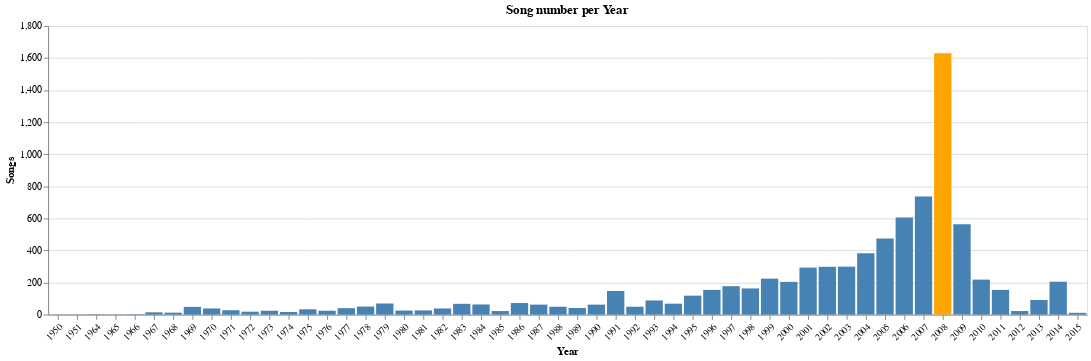

Write notebook code for a chart like this one.
### Markdown cell above
And finally let's plot them on an Altair chart, and highlight the year with most songs.

### Code cell
top_year = songs_per_year.top_k(1, by="Songs").to_numpy()[0][0]
alt.Chart(songs_per_year, title="Song Count per Year").mark_bar().encode(
    x=alt.X("Year:O", axis=alt.Axis(labelAngle=-45)),
    y="Songs:Q",
    color=alt.condition(
        alt.datum.Year == top_year,
        alt.value('orange'),
        alt.value('steelblue')
    )
)

### Figure 1 — Vega-Lite specification as saved in the notebook (floating-point values rounded to 4 significant figures)
{"config": {"view": {"continuousWidth": 300, "continuousHeight": 300}}, "data": {"name": "data-24131627061abe6231d52b25d219649c"}, "mark": {"type": "bar"}, "encoding": {"color": {"condition": {"test": "(datum.Year === 2008)", "value": "orange"}, "value": "steelblue"}, "x": {"axis": {"labelAngle": -45}, "field": "Year", "type": "ordinal"}, "y": {"field": "Songs", "type": "quantitative"}}, "title": "Song number per Year", "$schema": "https://vega.github.io/schema/vega-lite/v5.14.1.json", "datasets": {"data-24131627061abe6231d52b25d219649c": [{"Year": 1950, "Songs": 1}, {"Year": 1951, "Songs": 1}, {"Year": 1964, "Songs": 2}, {"Year": 1965, "Songs": 1}, {"Year": 1966, "Songs": 2}, {"Year": 1967, "Songs": 14}, {"Year": 1968, "Songs": 12}, {"Year": 1969, "Songs": 48}, {"Year": 1970, "Songs": 38}, {"Year": 1971, "Songs": 27}, {"Year": 1972, "Songs": 18}, {"Year": 1973, "Songs": 24}, {"Year": 1974, "Songs": 16}, {"Year": 1975, "Songs": 33}, {"Year": 1976, "Songs": 24}, {"Year": 1977, "Songs": 40}, {"Year": 1978, "Songs": 50}, {"Year": 1979, "Songs": 69}, {"Year": 1980, "Songs": 25}, {"Year": 1981, "Songs": 26}, {"Year": 1982, "Songs": 38}, {"Year": 1983, "Songs": 67}, {"Year": 1984, "Songs": 63}, {"Year": 1985, "Songs": 22}, {"Year": 1986, "Songs": 72}, {"Year": 1987, "Songs": 62}, {"Year": 1988, "Songs": 49}, {"Year": 1989, "Songs": 41}, {"Year": 1990, "Songs": 62}, {"Year": 1991, "Songs": 147}, {"Year": 1992, "Songs": 49}, {"Year": 1993, "Songs": 88}, {"Year": 1994, "Songs": 68}, {"Year": 1995, "Songs": 118}, {"Year": 1996, "Songs": 154}, {"Year": 1997, "Songs": 177}, {"Year": 1998, "Songs": 163}, {"Year": 1999, "Songs": 224}, {"Year": 2000, "Songs": 204}, {"Year": 2001, "Songs": 293}, {"Year": 2002, "Songs": 298}, {"Year": 2003, "Songs": 299}, {"Year": 2004, "Songs": 383}, {"Year": 2005, "Songs": 475}, {"Year": 2006, "Songs": 605}, {"Year": 2007, "Songs": 736}, {"Year": 2008, "Songs": 1630}, {"Year": 2009, "Songs": 563}, {"Year": 2010, "Songs": 218}, {"Year": 2011, "Songs": 154}, {"Year": 2012, "Songs": 22}, {"Year": 2013, "Songs": 91}, {"Year": 2014, "Songs": 205}, {"Year": 2015, "Songs": 11}]}}
